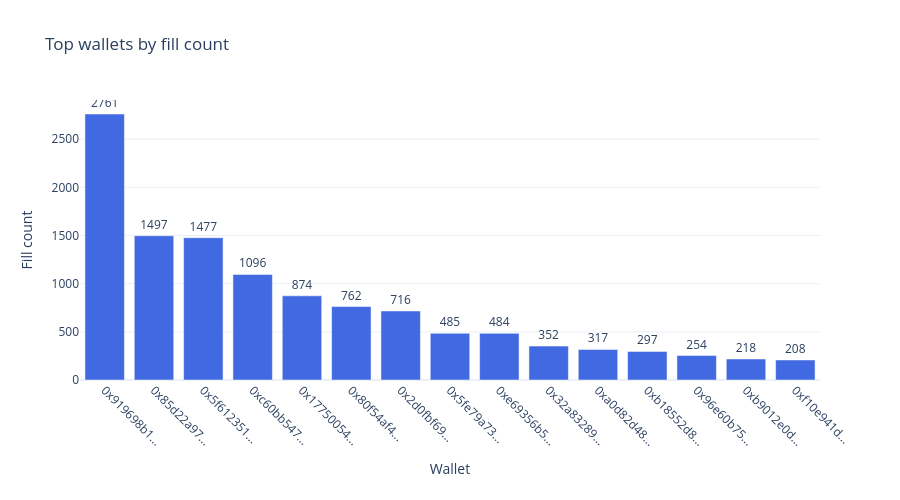

The notebook cell saved with this chart:
### Code cell
top15 = wallet_stats.sort_values(by='fill_count', ascending=False).head(15)

fig_wallet = go.Figure()
fig_wallet.add_trace(go.Bar(
    x=top15.index.str[:10] + '...',
    y=top15['fill_count'],
    marker_color='royalblue',
    text=top15['fill_count'],
    textposition='outside',
))

fig_wallet.update_layout(
    title='Top wallets by fill count',
    xaxis_title='Wallet',
    yaxis_title='Fill count',
    template='plotly_white',
    height=500,
    margin=dict(b=120),
)
fig_wallet.update_xaxes(tickangle=45)
fig_wallet.show()

### Figure 1 — Plotly figure (JSON) as saved in the notebook; plotly's stock layout.template omitted (floating-point values rounded to 4 significant figures)
{"data": [{"marker": {"color": "royalblue"}, "text": [2761.0, 1497.0, 1477.0, 1096.0, 874.0, 762.0, 716.0, 485.0, 484.0, 352.0, 317.0, 297.0, 254.0, 218.0, 208.0], "textposition": "outside", "type": "bar", "x": ["0x919698b1...", "0x85d22a97...", "0x5f612351...", "0xc60bb547...", "0x17750054...", "0x80f54af4...", "0x2d0fbf69...", "0x5fe79a73...", "0xe69356b5...", "0x32a83289...", "0xa0d82d48...", "0xb18552d8...", "0x96e60b75...", "0xb9012e0d...", "0xf10e941d..."], "y": [2761, 1497, 1477, 1096, 874, 762, 716, 485, 484, 352, 317, 297, 254, 218, 208]}], "layout": {"height": 500, "margin": {"b": 120}, "title": {"text": "Top wallets by fill count"}, "xaxis": {"tickangle": 45, "title": {"text": "Wallet"}}, "yaxis": {"title": {"text": "Fill count"}}}}
